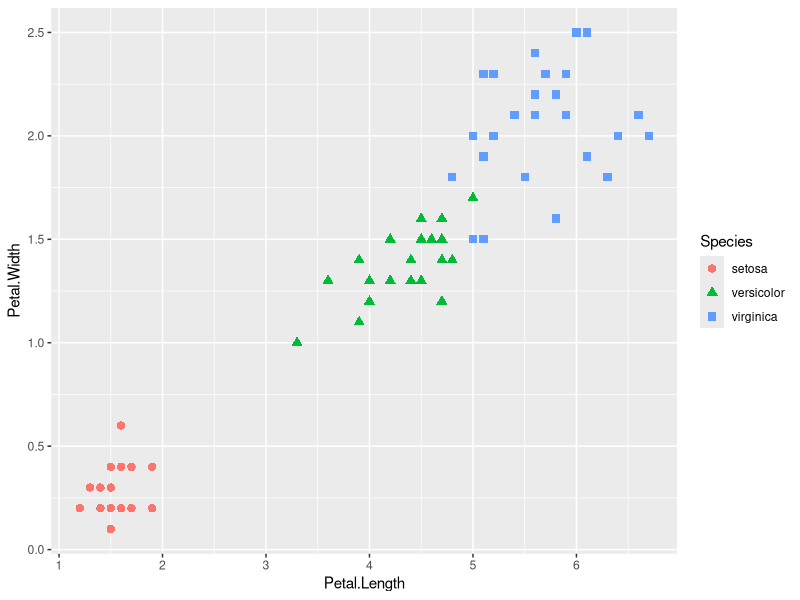
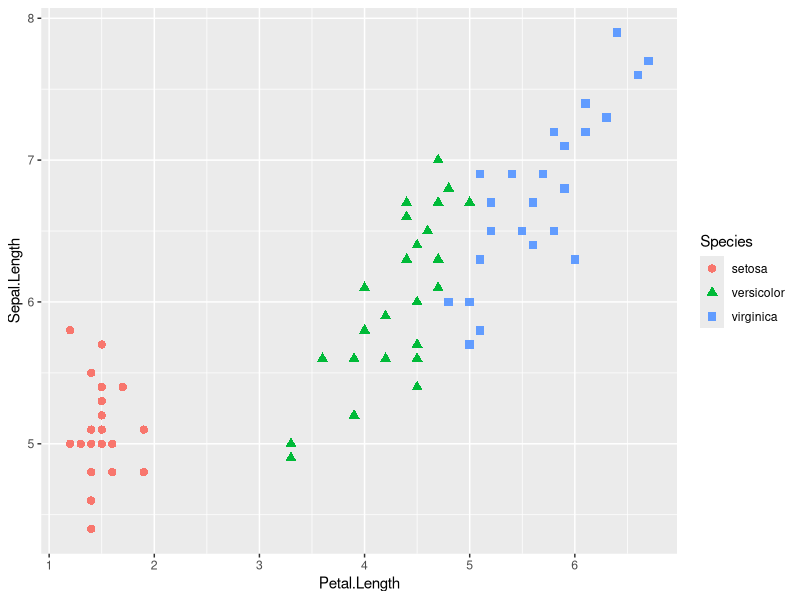
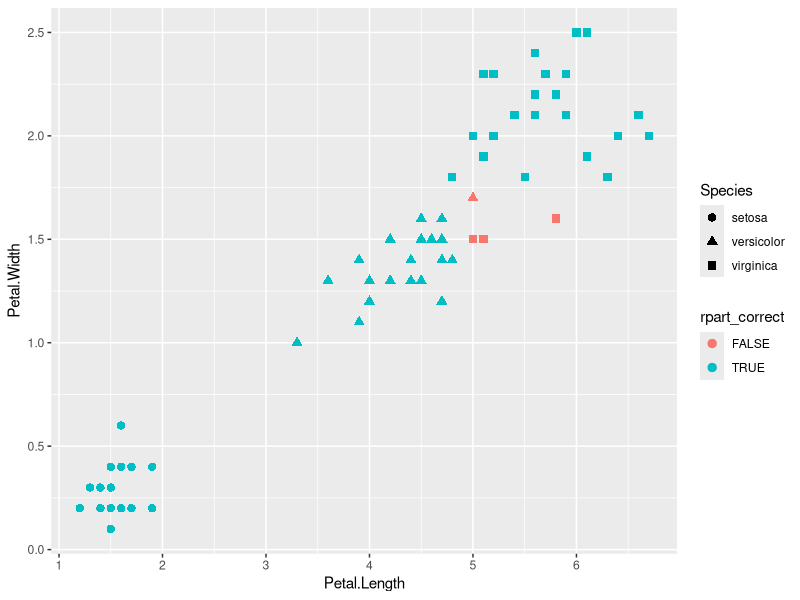
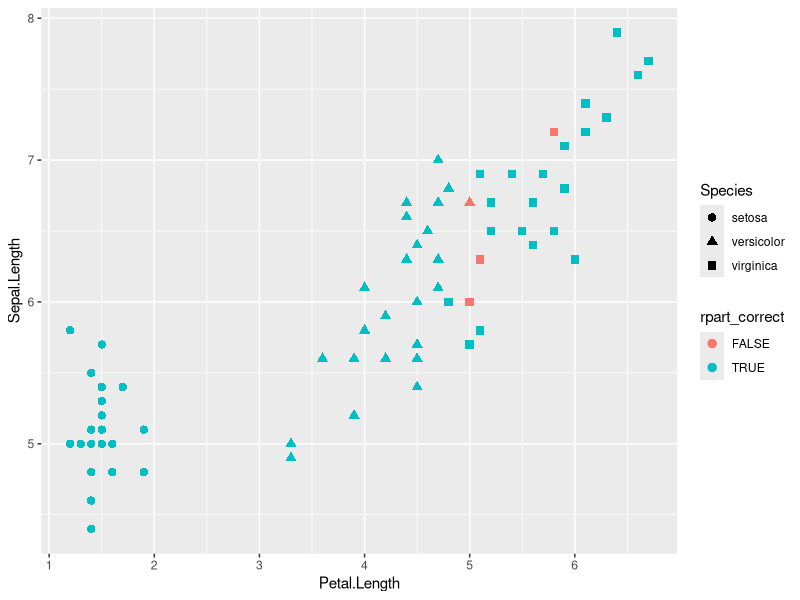
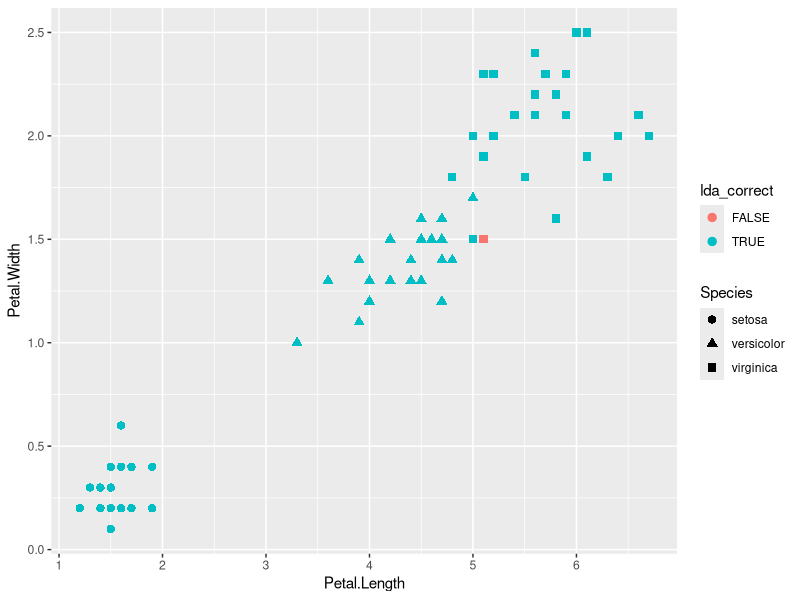
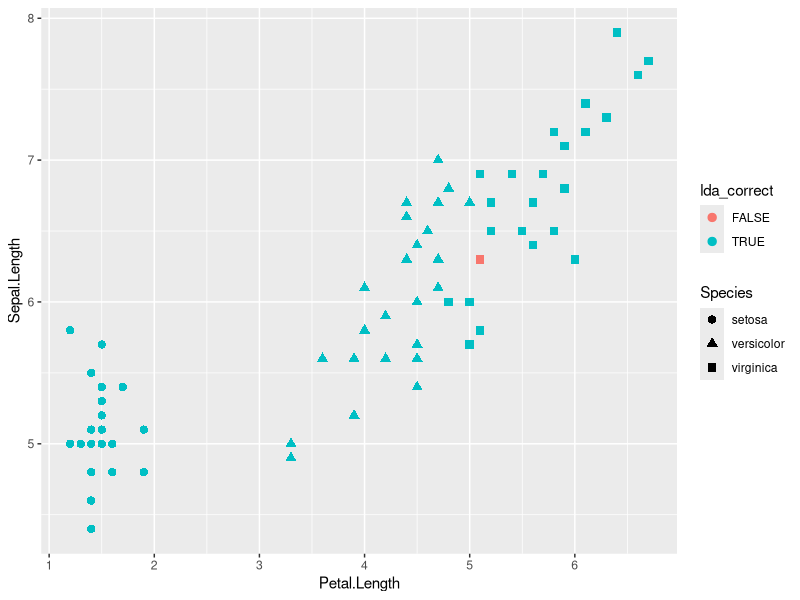

Write the R code that produced these figures, in order. (Note: this script raises an error after producing the figures.)
## ---- chunk 1
knitr::opts_chunk$set(echo=TRUE, warning=FALSE, message=FALSE)
## ---- chunk 2
library(knitr)
library(ggplot2)
data("iris")
str(iris)
print(kable(summary(iris)))
## ---- chunk 3
library(caret)
set.seed(117)
inTrain <- createDataPartition(y=iris$Species,p=0.5,list=FALSE)
training <- iris[inTrain,] 
testing <- iris[-inTrain,]
ctrl = trainControl(method="repeatedcv", number=10, repeats=5)
## ---- chunk 4
library(ggplot2)
ggplot(testing) + geom_point(aes(Petal.Length, Petal.Width, colour = Species, shape = Species), size = 2.5) + labs(x = "Petal.Length", y = "Petal.Width") 
## ---- chunk 5
ggplot(testing) + geom_point(aes(Petal.Length, Sepal.Length, colour = Species, shape = Species), size = 2.5) + labs(x = "Petal.Length", y = "Sepal.Length") 
## ---- chunk 6
set.seed(117)
rpart_fit <- train(Species~.,method="rpart",data=training, tuneLength = 15, trControl = ctrl)
rpart_pred <-predict(rpart_fit, newdata = testing)
## ---- chunk 7
library(caret)
rpart_correct <- rpart_pred == testing$Species
confusionMatrix(rpart_fit)###Misclasification on the training data
table(rpart_pred,testing$Species)###Misclasification on the testing data
getTrainPerf(rpart_fit)###Model's performance on the training data
postResample(rpart_pred, testing$Species)###Model's performance on the testing data
## ---- chunk 8
library(ggplot2)
ggplot(testing) + geom_point(aes(Petal.Length, Petal.Width, colour = rpart_correct, shape = Species),size = 2.5) + labs(x = "Petal.Length", y = "Petal.Width") 
## ---- chunk 9
ggplot(testing) + geom_point(aes(Petal.Length, Sepal.Length, colour = rpart_correct, shape = Species), size = 2.5) + labs(x = "Petal.Length", y = "Sepal.Length") 
## ---- chunk 10
testing2 <- testing
testing2$Row.Num <- rownames(testing2)
rownames(testing2) <- NULL
subset(testing2, Row.Num == 107 | Row.Num == 77 | Row.Num == 53 | Row.Num == 78)
## ---- chunk 11
set.seed(117)
lda_fit <- train(Species~.,method="lda",data=training, tuneLength = 15, trControl = ctrl)
lda_pred <-predict(lda_fit, newdata = testing)
## ---- chunk 12
library(caret)
lda_correct <- lda_pred == testing$Species
confusionMatrix(lda_fit)###Misclasification on the training data
table(lda_pred,testing$Species)###Misclasification on the testing data
getTrainPerf(lda_fit)###Model's performance on the training data
postResample(lda_pred, testing$Species)###Model's performance on the testing data
## ---- chunk 13
library(ggplot2)
ggplot(testing) + geom_point(aes(Petal.Length, Petal.Width, colour = lda_correct, shape = Species),size = 2.5) + labs(x = "Petal.Length", y = "Petal.Width") 
## ---- chunk 14
ggplot(testing) + geom_point(aes(Petal.Length, Sepal.Length, colour = lda_correct, shape = Species), size = 2.5) + labs(x = "Petal.Length", y = "Sepal.Length") 
## ---- chunk 15
subset(testing2, Row.Num == 78)
## ---- chunk 16
set.seed(117)
svm_fit <- train(Species~.,method="svmRadial",data=training, tuneLength = 15, trControl = ctrl)
svm_pred <-predict(svm_fit, newdata = testing)
## ---- chunk 17
library(caret)
svm_correct <- svm_pred == testing$Species
confusionMatrix(svm_fit)###Misclasification on the training data
table(svm_pred,testing$Species)###Misclasification on the testing data
getTrainPerf(svm_fit)###Model's performance on the training data
postResample(svm_pred, testing$Species)###Model's performance on the testing data
## ---- chunk 18
library(ggplot2)
ggplot(testing) + geom_point(aes(Petal.Length, Petal.Width, colour = svm_correct, shape = Species),size = 2.5) + labs(x = "Petal.Length", y = "Petal.Width") 
## ---- chunk 19
ggplot(testing) + geom_point(aes(Petal.Length, Sepal.Length, colour = svm_correct, shape = Species), size = 2.5) + labs(x = "Petal.Length", y = "Sepal.Length") 
## ---- chunk 20
subset(testing2, Row.Num == 42 | Row.Num == 107 | Row.Num == 135 | Row.Num == 78 | Row.Num == 69)
## ---- chunk 21
set.seed(117)
rf_fit <- train(Species~.,method="rf",data=training, tuneLength = 15, trControl = ctrl)
rf_pred <-predict(rf_fit, newdata = testing)
## ---- chunk 22
library(caret)
rf_correct <- rf_pred == testing$Species
confusionMatrix(rf_fit)###Misclasification on the training data
table(rf_pred,testing$Species)###Misclasification on the testing data
getTrainPerf(rf_fit)###Model's performance on the training data
postResample(rf_pred, testing$Species)###Model's performance on the testing data
## ---- chunk 23
library(ggplot2)
ggplot(testing) + geom_point(aes(Petal.Length, Petal.Width, colour = rf_correct, shape = Species),size = 2.5) + labs(x = "Petal.Length", y = "Petal.Width") 
## ---- chunk 24
ggplot(testing) + geom_point(aes(Petal.Length, Sepal.Length, colour = rf_correct, shape = Species), size = 2.5) + labs(x = "Petal.Length", y = "Sepal.Length") 
## ---- chunk 25
subset(testing2, Row.Num == 135 | Row.Num == 107 | Row.Num == 78)
## ---- chunk 26
set.seed(117)
gbm_fit <- train(Species~.,method="gbm",data=training, tuneLength = 15, trControl = ctrl, verbose = FALSE)
gbm_pred <-predict(gbm_fit, newdata = testing)
## ---- chunk 27
library(caret)
gbm_correct <-gbm_pred == testing$Species
confusionMatrix(gbm_fit)###Misclasification on the training data
table(gbm_pred,testing$Species)###Misclasification on the testing data
getTrainPerf(gbm_fit)###Model's performance on the training data
postResample(gbm_pred, testing$Species)###Model's performance on the testing data
## ---- chunk 28
library(ggplot2)
ggplot(testing) + geom_point(aes(Petal.Length, Petal.Width, colour = gbm_correct, shape = Species),size = 2.5) + labs(x = "Petal.Length", y = "Petal.Width") 
## ---- chunk 29
ggplot(testing) + geom_point(aes(Petal.Length, Sepal.Length, colour = gbm_correct, shape = Species), size = 2.5) + labs(x = "Petal.Length", y = "Sepal.Length") 
## ---- chunk 30
subset(testing2, Row.Num == 127 | Row.Num == 107 | Row.Num == 78 | Row.Num == 53)
## ---- chunk 31
set.seed(117)
plr_fit <- train(Species~.,method="plr",data=training, tuneLength = 15, trControl = ctrl)
plr_pred <-predict(plr_fit, newdata = testing)
## ---- chunk 32
library(caret)
plr_correct <-plr_pred == testing$Species
confusionMatrix(plr_fit)###Misclasification on the training data
table(plr_pred,testing$Species)###Misclasification on the testing data
getTrainPerf(plr_fit)###Model's performance on the training data
postResample(plr_pred, testing$Species)###Model's performance on the testing data
## ---- chunk 33
library(ggplot2)
ggplot(testing) + geom_point(aes(Petal.Length, Petal.Width, colour = plr_correct, shape = Species),size = 2.5) + labs(x = "Petal.Length", y = "Petal.Width") 
## ---- chunk 34
ggplot(testing) + geom_point(aes(Petal.Length, Sepal.Length, colour = plr_correct, shape = Species), size = 2.5) + labs(x = "Petal.Length", y = "Sepal.Length") 
## ---- chunk 35
subset(testing2, Species == "virginica")
## ---- chunk 36
set.seed(117)
pls_fit <- train(Species~.,method="pls",data=training, tuneLength = 15, trControl = ctrl)
pls_pred <-predict(pls_fit, newdata = testing)
## ---- chunk 37
library(caret)
pls_correct <-pls_pred == testing$Species
confusionMatrix(pls_fit)###Misclasification on the training data
table(pls_pred,testing$Species)###Misclasification on the testing data
getTrainPerf(pls_fit)###Model's performance on the training data
postResample(pls_pred, testing$Species)###Model's performance on the testing data
## ---- chunk 38
library(ggplot2)
ggplot(testing) + geom_point(aes(Petal.Length, Petal.Width, colour = pls_correct, shape = Species),size = 2.5) + labs(x = "Petal.Length", y = "Petal.Width") 
## ---- chunk 39
ggplot(testing) + geom_point(aes(Petal.Length, Sepal.Length, colour = pls_correct, shape = Species), size = 2.5) + labs(x = "Petal.Length", y = "Sepal.Length") 
## ---- chunk 40
set.seed(117)
nb_fit <- train(Species~.,method="nb",data=training, tuneLength = 15, trControl = ctrl)
nb_pred <-predict(nb_fit, newdata = testing)
## ---- chunk 41
library(caret)
nb_correct <-nb_pred == testing$Species
confusionMatrix(nb_fit)###Misclasification on the training data
table(nb_pred,testing$Species)###Misclasification on the testing data
getTrainPerf(nb_fit)###Model's performance on the training data
postResample(nb_pred, testing$Species)###Model's performance on the testing data
## ---- chunk 42
library(ggplot2)
ggplot(testing) + geom_point(aes(Petal.Length, Petal.Width, colour = nb_correct, shape = Species),size = 2.5) + labs(x = "Petal.Length", y = "Petal.Width") 
## ---- chunk 43
ggplot(testing) + geom_point(aes(Petal.Length, Sepal.Length, colour = nb_correct, shape = Species), size = 2.5) + labs(x = "Petal.Length", y = "Sepal.Length") 
## ---- chunk 44
subset(testing2, Row.Num == 107 | Row.Num == 78 | Row.Num == 53)
## ---- chunk 45
set.seed(117)
nnet_fit <- train(Species~.,method="nnet",data=training, tuneLength = 15, trControl = ctrl, verbose=FALSE)
nnet_pred <-predict(nnet_fit, newdata = testing)
## ---- chunk 46
library(caret)
nnet_correct <-nnet_pred == testing$Species
confusionMatrix(nnet_fit)###Misclasification on the training data
table(nnet_pred,testing$Species)###Misclasification on the testing data
getTrainPerf(nnet_fit)###Model's performance on the training data
postResample(nnet_pred, testing$Species)###Model's performance on the testing data
## ---- chunk 47
library(ggplot2)
ggplot(testing) + geom_point(aes(Petal.Length, Petal.Width, colour = nnet_correct, shape = Species),size = 2.5) + labs(x = "Petal.Length", y = "Petal.Width") 
## ---- chunk 48
ggplot(testing) + geom_point(aes(Petal.Length, Sepal.Length, colour = nnet_correct, shape = Species), size = 2.5) + labs(x = "Petal.Length", y = "Sepal.Length") 
## ---- chunk 49
subset(testing2, Row.Num == 78 | Row.Num == 69 | Row.Num == 88)
## ---- chunk 50
set.seed(117)
treebag_fit <- train(Species~.,method="treebag",data=training, tuneLength = 15, trControl = ctrl, verbose=FALSE)
treebag_pred <-predict(treebag_fit, newdata = testing)
## ---- chunk 51
library(caret)
treebag_correct <-treebag_pred == testing$Species
confusionMatrix(treebag_fit)###Misclasification on the training data
table(treebag_pred,testing$Species)###Misclasification on the testing data
getTrainPerf(treebag_fit)###Model's performance on the training data
postResample(treebag_pred, testing$Species)###Model's performance on the testing data
## ---- chunk 52
library(ggplot2)
ggplot(testing) + geom_point(aes(Petal.Length, Petal.Width, colour = treebag_correct, shape = Species),size = 2.5) + labs(x = "Petal.Length", y = "Petal.Width") 
## ---- chunk 53
ggplot(testing) + geom_point(aes(Petal.Length, Sepal.Length, colour = treebag_correct, shape = Species), size = 2.5) + labs(x = "Petal.Length", y = "Sepal.Length") 
## ---- chunk 54
subset(testing2, Row.Num == 107 | Row.Num == 78 | Row.Num == 135 | Row.Num == 53)
## ---- chunk 55
set.seed(117)
multinom_fit <- train(Species~.,method="multinom",data=training, tuneLength = 15, trControl = ctrl, verbose=FALSE)
multinom_pred <-predict(multinom_fit, newdata = testing)
## ---- chunk 56
library(caret)
multinom_correct <-multinom_pred == testing$Species
confusionMatrix(multinom_fit)###Misclasification on the training data
table(multinom_pred,testing$Species)###Misclasification on the testing data
getTrainPerf(multinom_fit)###Model's performance on the training data
postResample(multinom_pred, testing$Species)###Model's performance on the testing data
## ---- chunk 57
library(ggplot2)
ggplot(testing) + geom_point(aes(Petal.Length, Petal.Width, colour = multinom_correct, shape = Species),size = 2.5) + labs(x = "Petal.Length", y = "Petal.Width") 
## ---- chunk 58
ggplot(testing) + geom_point(aes(Petal.Length, Sepal.Length, colour = multinom_correct, shape = Species), size = 2.5) + labs(x = "Petal.Length", y = "Sepal.Length") 
## ---- chunk 59
subset(testing2, Row.Num == 69)
## ---- chunk 60
table(testing$Sepal.Length)
table(testing$Petal.Width)
table(testing$Petal.Length)
print(testing[order(testing$Petal.Length),])
## ---- chunk 61
library(knitr)
Missed_points <- subset(testing2, Row.Num == 42 | Row.Num == 53 | Row.Num == 69 | Row.Num == 77 | Row.Num == 78 | Row.Num == 88 | Row.Num == 107 | Row.Num == 127 | Row.Num == 135)
Missed_points$Times.Missed <- c(1, 4, 3, 1, 7, 1, 6, 1, 3)
print(kable(Missed_points[order(Missed_points$Times.Missed),]))
## ---- chunk 62
sessionInfo()
